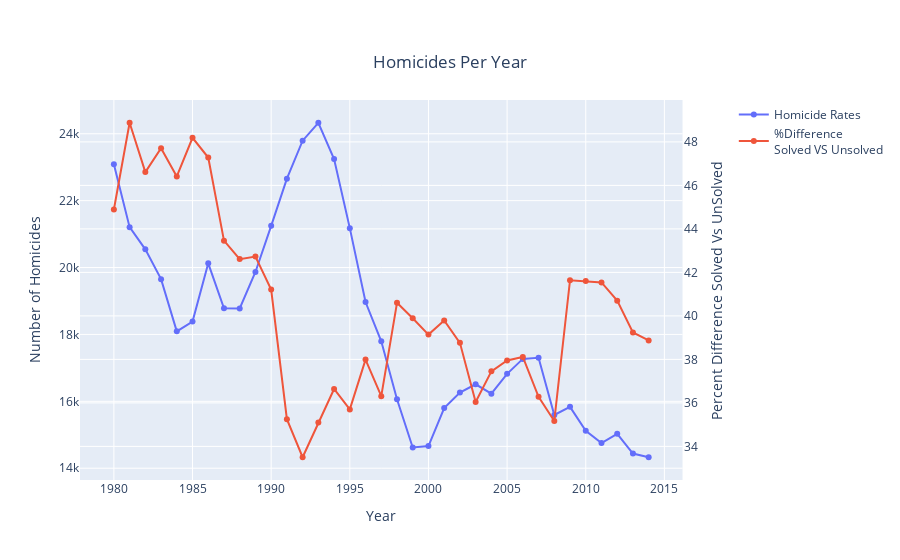

Source (notebook cell):
### Code cell
from plotly.subplots import make_subplots
fig = go.Figure()
fig = make_subplots(specs=[[{"secondary_y": True}]])

fig.add_trace(go.Scatter(x=df_homicides_per_year['Year'], y=df_homicides_per_year['Record ID'],
                    mode='lines+markers',
                    name='Homicide Rates',
                        ),secondary_y=False)
#fig.add_trace(go.Scatter(x=solved_y['Year'], y=solved_y['Record ID'],
#                    mode='lines+markers',
 #                   name='Solved Homicides'))
#fig.add_trace(go.Scatter(x=unsolved_y['Year'], y=unsolved_y['Record ID'],
 #                   mode='lines+markers',
  #                  name='Unsolved Homicides'))


fig.add_trace(go.Scatter(x=df_homicides_solved['Year'], y=df_homicides_solved['Diff_Percentage'],
                        mode='lines+markers',
                        name='%Difference<br>Solved VS Unsolved',
                       ), secondary_y=True)

fig.update_layout(
    title={
        'text': "Homicides Per Year",
        'y':0.9,
        'x':0.5,
        'xanchor': 'center',
        'yanchor': 'top'},
    xaxis_title="Year",
    yaxis_title=" Number of Homicides")
fig.update_yaxes(title_text="Percent Difference Solved Vs UnSolved", secondary_y=True)
fig.show()

### Figure 1 — Plotly figure (JSON) as saved in the notebook; plotly's stock layout.template omitted (floating-point values rounded to 4 significant figures)
{"data": [{"mode": "lines+markers", "name": "Homicide Rates", "type": "scatter", "x": [1980, 1981, 1982, 1983, 1984, 1985, 1986, 1987, 1988, 1989, 1990, 1991, 1992, 1993, 1994, 1995, 1996, 1997, 1998, 1999, 2000, 2001, 2002, 2003, 2004, 2005, 2006, 2007, 2008, 2009, 2010, 2011, 2012, 2013, 2014], "xaxis": "x", "y": [23091, 21207, 20544, 19653, 18092, 18385, 20125, 18783, 18778, 19867, 21246, 22656, 23792, 24329, 23244, 21178, 18968, 17793, 16061, 14620, 14664, 15799, 16264, 16510, 16229, 16822, 17269, 17301, 15592, 15835, 15120, 14753, 15028, 14438, 14328], "yaxis": "y"}, {"mode": "lines+markers", "name": "%Difference<br>Solved VS Unsolved", "type": "scatter", "x": [1980, 1981, 1982, 1983, 1984, 1985, 1986, 1987, 1988, 1989, 1990, 1991, 1992, 1993, 1994, 1995, 1996, 1997, 1998, 1999, 2000, 2001, 2002, 2003, 2004, 2005, 2006, 2007, 2008, 2009, 2010, 2011, 2012, 2013, 2014], "xaxis": "x", "y": [44.89, 48.88, 46.61, 47.71, 46.41, 48.19, 47.28, 43.46, 42.61, 42.73, 41.21, 35.25, 33.5, 35.1, 36.64, 35.7, 37.99, 36.31, 40.6, 39.89, 39.14, 39.79, 38.76, 36.04, 37.45, 37.95, 38.11, 36.28, 35.17, 41.64, 41.6, 41.54, 40.7, 39.24, 38.87], "yaxis": "y2"}], "layout": {"title": {"text": "Homicides Per Year", "x": 0.5, "xanchor": "center", "y": 0.9, "yanchor": "top"}, "xaxis": {"anchor": "y", "domain": [0, 0.94], "title": {"text": "Year"}}, "yaxis": {"anchor": "x", "domain": [0, 1], "title": {"text": " Number of Homicides"}}, "yaxis2": {"anchor": "x", "overlaying": "y", "side": "right", "title": {"text": "Percent Difference Solved Vs UnSolved"}}}}
